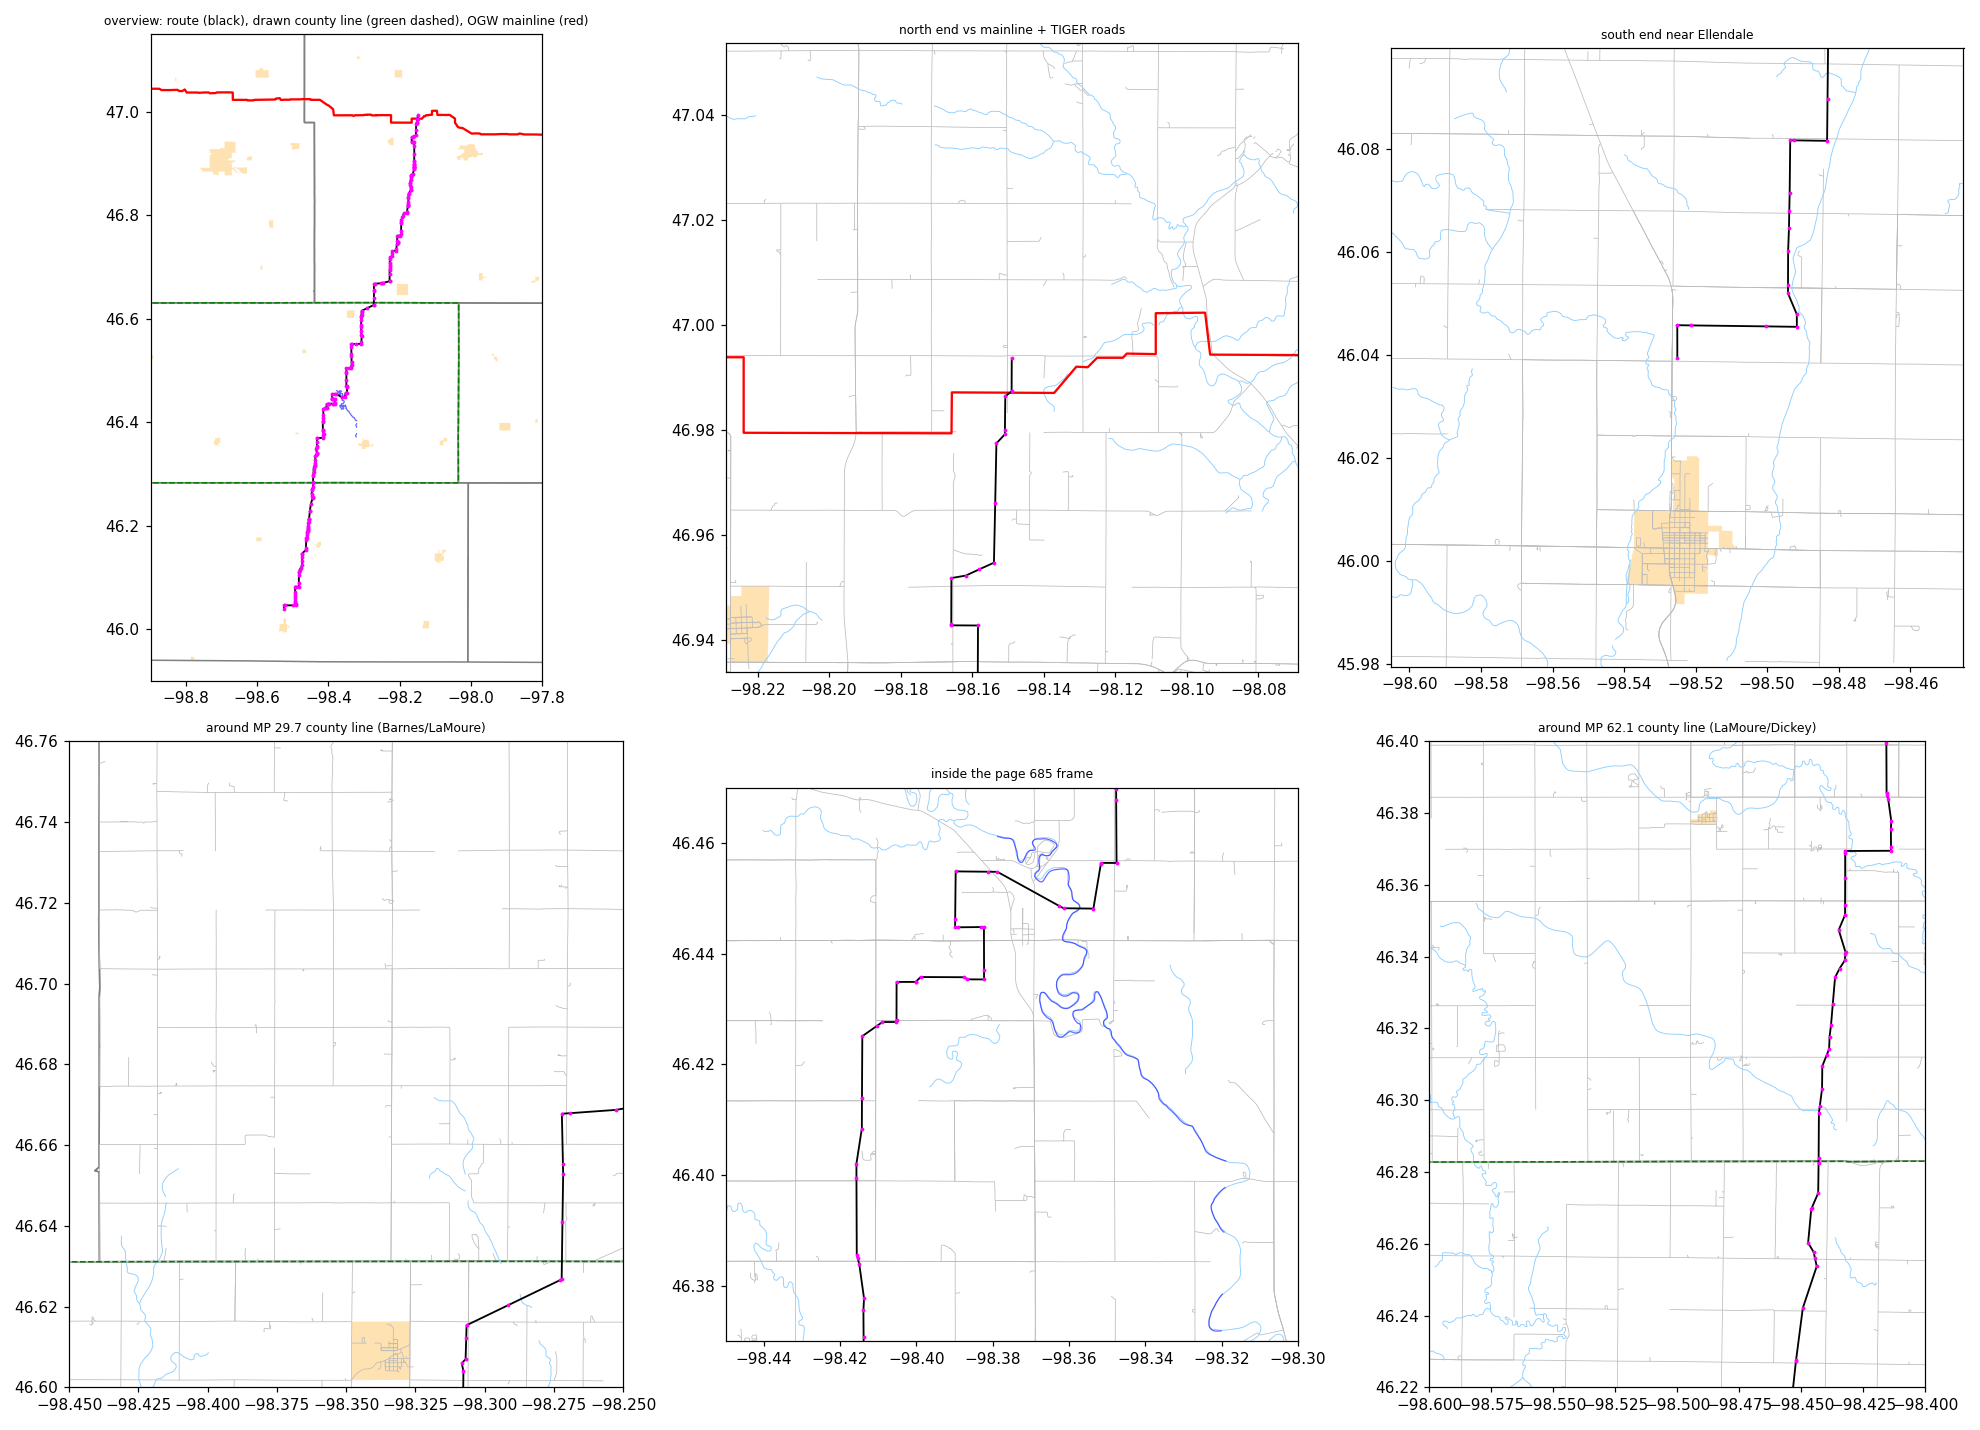

Reproduce this figure in Python.
"""Test whether page 685's off-frame vector content is faithful: compare the drawn county boundary
(drawing 48) and the James River (49/50) with Census county lines and TIGER linear water, and plot
the dashed route (64) over TIGER roads at several zooms."""
import json, sys
import geopandas as gpd, numpy as np
from shapely.geometry import LineString, shape, box, Point
from shapely.ops import unary_union, nearest_points
import matplotlib; matplotlib.use("Agg"); import matplotlib.pyplot as plt
S = sys.argv[1]; out = sys.argv[2]; ogw = sys.argv[3]
lay = gpd.read_file(f"{S}/p8327/fix/p685_layers.geojson")
cty = gpd.read_file(f"{S}/census/cb_2018_us_county_500k.shp"); cty = cty[cty.STATEFP == "38"]
pl = gpd.read_file(f"{S}/census/cb_2018_38_place_500k.shp")
roads = gpd.pd.concat([gpd.read_file(f"{S}/tiger_dl/tl_2023_{f}_roads/tl_2023_{f}_roads.shp") for f in ("38003", "38045", "38021")])
water = gpd.pd.concat([gpd.read_file(f"{S}/tiger_dl/tl_2023_{f}_linearwater/tl_2023_{f}_linearwater.shp") for f in ("38003", "38045", "38021")])
main = gpd.read_file(ogw)
route = lay[lay.drawing == 64]; ctyline = lay[lay.drawing == 48]; river = lay[lay.drawing.isin([49, 50])]
# metric CRS for distances
M = "EPSG:26914"
cty_m = cty.to_crs(M); bnd = unary_union([g.boundary for g in cty_m.geometry])
ctyline_m = ctyline.to_crs(M)
d = []
for g in ctyline_m.geometry:
    for x, y in g.coords:
        d.append(bnd.distance(Point(x, y)))
d = np.array(d)
print("drawn county line vertices:", len(d), "dist to Census county boundary m: median", round(np.median(d)), "p90", round(np.percentile(d, 90)), "max", round(d.max()))
rt = unary_union(route.to_crs(M).geometry)
# where is drawn county line relative to frame
frame_in = ctyline[ctyline.all_inside]; print("county-line parts fully inside frame", len(frame_in), "of", len(ctyline))
for _, r in ctyline_m.iterrows():
    dd = [bnd.distance(Point(x, y)) for x, y in r.geometry.coords]
    print(f"  part {r.part} n={r.n} inside={r.any_inside} median={np.median(dd):.0f} m max={max(dd):.0f} m len={r.geometry.length/1000:.1f} km")
river_m = river.to_crs(M); wat_m = water.to_crs(M); watu = unary_union(wat_m.geometry)
dr = np.array([watu.distance(Point(x, y)) for g in river_m.geometry for x, y in g.coords])
print("drawn river vertices", len(dr), "dist to TIGER water m: median", round(np.median(dr)), "p90", round(np.percentile(dr, 90)))
# route vs mainline at north end
rtl = unary_union(route.geometry); coords = list(route.geometry.iloc[0].coords)
north = Point(coords[0]) if coords[0][1] > coords[-1][1] else Point(coords[-1])
south = Point(coords[-1]) if coords[0][1] > coords[-1][1] else Point(coords[0])
mm = main.to_crs(M); mu = unary_union(mm.geometry)
nm = gpd.GeoSeries([north], crs=4326).to_crs(M).iloc[0]
print("north end", north, "distance to OGW mainline m", round(mu.distance(nm)))
ell = pl[pl.NAME == "Ellendale"].to_crs(M).geometry.iloc[0]
sm = gpd.GeoSeries([south], crs=4326).to_crs(M).iloc[0]
print("south end", south, "distance to Ellendale place polygon m", round(ell.distance(sm)))
# segment bearing stats of the route
xy = np.array(gpd.GeoSeries([LineString(coords)], crs=4326).to_crs(M).iloc[0].coords)
seg = np.diff(xy, axis=0); L = np.hypot(seg[:, 0], seg[:, 1]); ang = np.degrees(np.arctan2(seg[:, 1], seg[:, 0])) % 90
print("route segments", len(L), "len m: median", round(np.median(L)), "max", round(L.max()), "; share within 3 deg of N-S/E-W grid:", round(np.mean((ang < 3) | (ang > 87)), 2))
# plots
def panel(ax, bb, title, show_roads=True):
    b = box(*bb)
    cty.boundary.plot(ax=ax, color="gray", lw=1)
    if show_roads:
        rr = roads[roads.intersects(b)]
        if len(rr): rr.plot(ax=ax, color="#bbbbbb", lw=0.5)
        ww = water[water.intersects(b)]
        if len(ww): ww.plot(ax=ax, color="#8fd0ff", lw=0.6)
    pp = pl[pl.intersects(b)]
    if len(pp): pp.plot(ax=ax, color="#ffd080", alpha=0.6)
    main.plot(ax=ax, color="red", lw=1.5)
    river.plot(ax=ax, color="blue", lw=0.8, alpha=0.6)
    ctyline.plot(ax=ax, color="green", lw=1, ls="--")
    route.plot(ax=ax, color="black", lw=1.2)
    for g in route.geometry:
        xs, ys = g.xy; ax.plot(xs, ys, ".", color="magenta", ms=3)
    ax.set_xlim(bb[0], bb[2]); ax.set_ylim(bb[1], bb[3]); ax.set_title(title, fontsize=8); ax.set_aspect(1 / np.cos(np.radians((bb[1] + bb[3]) / 2)))
fig, axs = plt.subplots(2, 3, figsize=(18, 13))
panel(axs[0, 0], (-98.9, 45.9, -97.8, 47.15), "overview: route (black), drawn county line (green dashed), OGW mainline (red)", show_roads=False)
panel(axs[0, 1], (north.x - 0.08, north.y - 0.06, north.x + 0.08, north.y + 0.06), "north end vs mainline + TIGER roads")
panel(axs[0, 2], (south.x - 0.08, south.y - 0.06, south.x + 0.08, south.y + 0.06), "south end near Ellendale")
panel(axs[1, 0], (-98.45, 46.60, -98.25, 46.76), "around MP 29.7 county line (Barnes/LaMoure)")
panel(axs[1, 1], (-98.45, 46.37, -98.30, 46.47), "inside the page 685 frame")
panel(axs[1, 2], (-98.60, 46.22, -98.40, 46.40), "around MP 62.1 county line (LaMoure/Dickey)")
plt.tight_layout(); plt.savefig(out, dpi=110); print("wrote", out)
